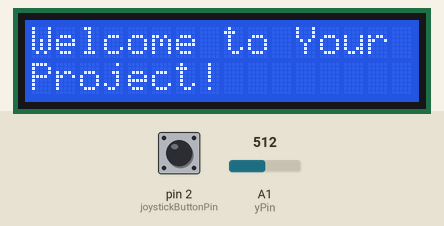
Simulated run of this sketch. Board: Arduino Uno, built with avr-gcc and run on an emulated ATmega328P. Parts: 16×2 character LCD. Inputs (shaded band) come from the test bench; at power-on: A1 (yPin) = 512, pin 2 (joystickButtonPin) HIGH. EEPROM starts erased; what the sketch prints to the serial monitor is not drawn.

Above: at 1.2 s.
1.3 s: A1 (yPin) set to 593
4.3 s: A1 (yPin) set to 613
At 4.7 s:
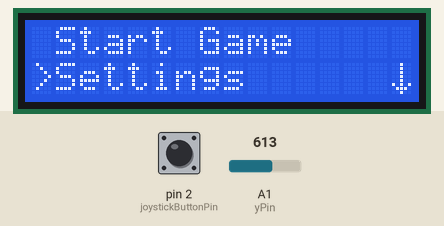
5.8 s: pin 2 (joystickButtonPin) pulled LOW for 0.15 s
At 7.6 s:
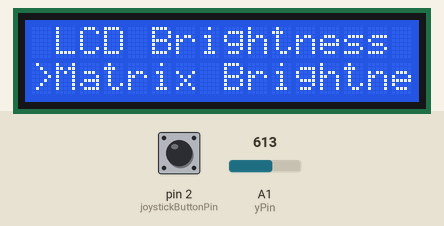
8.3 s: A1 (yPin) set to 206
9.8 s: A1 (yPin) set to 190
At 10.1 s:
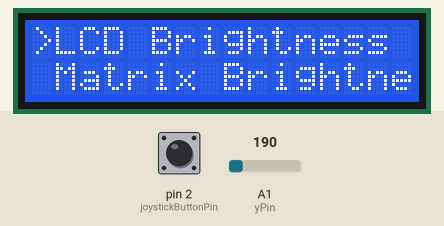
11.3 s: A1 (yPin) set to 610
At 12.5 s:
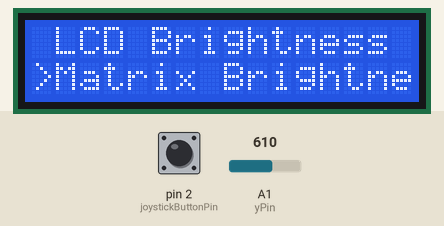
Timing chart, 0 to 13.8 s (numbered marks = the images above; inputs shaded):
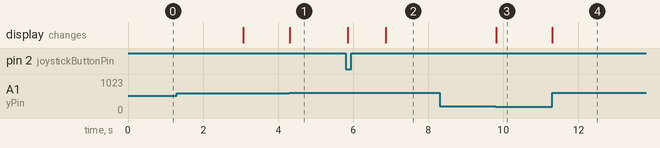

Measured:
- the behaviour switches between 600 and 601 on A1 (yPin) (found by bisection; images 0 and 1)
- the behaviour switches between 200 and 199 on A1 (yPin) (found by bisection; images 2 and 3)
- after the input at 4.3 s, the display: changes at once (image 1)
- after the input at 5.8 s, the display: first changes after 0.06 s (image 2 shows a later state)
- after the input at 8.3 s, every drawn part: stays the same
- after the input at 9.8 s, the display: changes at once (image 3)
- after the input at 11.3 s, the display: changes at once (image 4)

The sketch:

lcd_display.ino
```cpp
#include <EEPROM.h>
#include <LiquidCrystal.h>

// LCD Display variables
const byte rs = 9;
const byte en = 8;
const byte d4 = 7;
const byte d5 = 6;
const byte d6 = 5;
const byte d7 = 4;

LiquidCrystal lcd(rs, en, d4, d5, d6, d7);

// Joystick variables
const int joystickButtonPin = 2;
const int xPin = A0;
const int yPin = A1;

// Thresholds for detecting joystick movement
const int minThreshold = 200;
const int maxThreshold = 600;
bool joyMoved = false;

// Menu variables
int currentOption = 1;

const int totalOptions = 3;
const int optionsPerPage = 2;
String menuItems[] = {"Start Game", "Settings", "About"};
String submenuItems[] = {"LCD Brightness", "Matrix Brightness", "Back"};


// Menu control variables!!!!!!!!!!!!!!!!!!!!!
int menuPage = 0;
int maxMenuPages = round(((sizeof(menuItems) / sizeof(String)) / 2) + .5);
int cursorPosition = 0;
int submenuPage = 0;
int maxSubmenuPages = round(((sizeof(submenuItems) / sizeof(String)) / 2) + .5);


//LCD Brightness control variables
int lcdBrightness;
int eepromAddress_lcdBrightness = 0;  // EEPROM address for storing/loading LCD brightness


// OTHER VARIABLES
const int debounceDelay = 50; // Adjust this value as needed
unsigned long lastButtonPress = 0;
unsigned long introMessageStartTime;

// Creates 3 custom characters for the menu display
byte downArrow[8] = {
  0b00100, //   *
  0b00100, //   *
  0b00100, //   *
  0b00100, //   *
  0b00100, //   *
  0b10101, // * * *
  0b01110, //  ***
  0b00100  //   *
};

byte upArrow[8] = {
  0b00100, //   *
  0b01110, //  ***
  0b10101, // * * *
  0b00100, //   *
  0b00100, //   *
  0b00100, //   *
  0b00100, //   *
  0b00100  //   *
};

byte menuCursor[8] = {
  B01000, //  *
  B00100, //   *
  B00010, //    *
  B00001, //     *
  B00010, //    *
  B00100, //   *
  B01000, //  *
  B00000  //
};


void setup() {
  Serial.begin(9600);
  // Set up the LCD's number of columns and rows:
  lcd.begin(16, 2);
  lcd.clear();

  pinMode(joystickButtonPin, INPUT_PULLUP); // activate pull-up resistor

  introMessageStartTime = millis();

  // Creates the byte for the 3 custom characters
  lcd.createChar(0, menuCursor);
  lcd.createChar(1, upArrow);
  lcd.createChar(2, downArrow);

  EEPROM.get(eepromAddress_lcdBrightness, lcdBrightness);
}

void loop() {
  // Check if the intro message should still be displayed
  if (millis() - introMessageStartTime < 3000) {
    // Display intro message
  lcd.setCursor(0, 0);
  lcd.print("Welcome to Your");
  lcd.setCursor(0, 1);
  lcd.print("Project!");
  } else {
    // The intro message has been displayed for 3 seconds, proceed with the main loop
    mainMenuDraw();
    drawCursor();
    operateMainMenu();
  }
}


// This function will generate the 2 menu items that can fit on the screen.
//They will change as you scroll through your menu. Up and down arrows will indicate your current menu position.
void mainMenuDraw() {
  Serial.print(menuPage);
  lcd.clear();
  lcd.setCursor(1, 0);
  lcd.print(menuItems[menuPage]);
  lcd.setCursor(1, 1);
  lcd.print(menuItems[menuPage + 1]);
  if (menuPage == 0) { // User can only scroll down
    lcd.setCursor(15, 1);
    lcd.write(byte(2));
  } else if (menuPage > 0 and menuPage < maxMenuPages) { // User can scroll up & down
    lcd.setCursor(15, 1);
    lcd.write(byte(2));
    lcd.setCursor(15, 0);
    lcd.write(byte(1));
  } else if (menuPage == maxMenuPages) { // User can only scroll up
    lcd.setCursor(15, 0);
    lcd.write(byte(1));
  }
}


// When called, this function will erase the current cursor and redraw it based on the cursorPosition and menuPage variables.
void drawCursor() {
  for (int i = 0; i < 2; i++) {     // Erases current cursor
    lcd.setCursor(0, i);
    lcd.print(" ");
  }

  // The menu is set up to be progressive (menuPage 0 = Item 1 & Item 2, menuPage 1 = Item 2 & Item 3, menuPage 2 = Item 3 & Item 4), so
  // in order to determine where the cursor should be you need to see if you are at an odd or even menu page and an odd or even cursor position.
  if (menuPage % 2 == 0) {
    if (cursorPosition % 2 == 0) {  // If the menu page is even and the cursor position is even that means the cursor should be on line 1
      lcd.setCursor(0, 0);
      lcd.write(byte(0));
    } else { // If the menu page is even and the cursor position is odd that means the cursor should be on line 2
        lcd.setCursor(0, 1);
        lcd.write(byte(0));
    }
  } else {
    if (cursorPosition % 2 == 0) {  // If the menu page is odd and the cursor position is even that means the cursor should be on line 2
      lcd.setCursor(0, 1);
      lcd.write(byte(0));
    } else {  // If the menu page is odd and the cursor position is odd that means the cursor should be on line 1
      lcd.setCursor(0, 0);
      lcd.write(byte(0));
    }
  }
}


void operateMainMenu() {
  int activeButton = 0;
  int prevJoystickDirection = 0;

  while (activeButton == 0){
    int joystickY = analogRead(yPin);
    int joystickDirection = evaluateJoystickDirection(joystickY);

    if(joystickDirection != prevJoystickDirection){
      switch (joystickDirection) {
        case 0:
          break;
        case 1:  // Joystick moved up
          if (cursorPosition > 0) {
            cursorPosition--;
          } else if (menuPage > 0) {
            menuPage--;
            cursorPosition = 1;  // Move to the second item on the new page
          }
          break;
        case 2:  // Joystick moved down
          if (cursorPosition < 1) {
            cursorPosition++;
          } else if (menuPage < maxMenuPages) {
            menuPage++;
            cursorPosition = 0;  // Move to the first item on the new page
          }
          break;
      }

      mainMenuDraw();
      drawCursor();
    }

    // Check if the button is pressed
    if (digitalRead(joystickButtonPin) == LOW && millis() - lastButtonPress > debounceDelay) {
      Serial.println("Button pressed!"); //TEST
      lastButtonPress = millis();
      handleMenuSelection(menuPage * optionsPerPage + cursorPosition); // Joystick button is pressed, select the current menu option
      //activeButton = 1;
      mainMenuDraw();
      drawCursor();
    }

    prevJoystickDirection = joystickDirection;
  }
}


int evaluateJoystickDirection(int y) {
  if (y < minThreshold) {
    return 1;  // Joystick moved up
  } else if (y > maxThreshold) {
    return 2;  // Joystick moved down
  }

  return 0;  // No movement
}


// Handle the selection logic based on the selected menu option
void handleMenuSelection(int selectedOption) {
  switch (selectedOption) {
    case 0:
      menuItem1();
      break;
    case 1:
      menuItem2();
      break;
    case 2:
      menuItem3();
      break;
  }
}


// START GAME
void menuItem1() {
  lcd.clear();
  lcd.print("Starting Game...");
  //delay(1000);
}


// START GAME
void menuItem2() {
  Serial.print(menuPage);
  lcd.clear();
  lcd.setCursor(1, 0);
  lcd.print(submenuItems[menuPage]);
  lcd.setCursor(1, 1);
  lcd.print(submenuItems[menuPage + 1]);

  menuPage = 0;
  cursorPosition = 0;
  drawCursor();

  int activeButton = 0;
  int prevJoystickDirection = 0;

  while (activeButton == 0){
    int joystickY = analogRead(yPin);
    int joystickDirection = evaluateJoystickDirection(joystickY);

    if(joystickDirection != prevJoystickDirection){
      switch (joystickDirection) {
        case 0:
          break;
        case 1:  // Joystick moved up
          if (cursorPosition > 0) {
            cursorPosition--;
          } else if (menuPage > 0) {
            menuPage--;
            cursorPosition = 1;  // Move to the second item on the new page
          }
          break;
        case 2:  // Joystick moved down
          if (cursorPosition < 1) {
            cursorPosition++;
          } else if (menuPage < maxMenuPages) {
            menuPage++;
            cursorPosition = 0;  // Move to the first item on the new page
          }
          break;
      }

      lcd.clear();
      lcd.setCursor(1, 0);
      lcd.print(submenuItems[menuPage]);
      lcd.setCursor(1, 1);
      lcd.print(submenuItems[menuPage + 1]);
      drawCursor();
    }

    // Check if the button is pressed
    if (digitalRead(joystickButtonPin) == LOW && millis() - lastButtonPress > debounceDelay) {
      Serial.println("Button pressed!"); //TEST
      lastButtonPress = millis();
      handleSubmenuSelection(menuPage * optionsPerPage + cursorPosition); // Joystick button is pressed, select the current menu option
      //activeButton = 1;
      lcd.clear();
      lcd.setCursor(1, 0);
      lcd.print(submenuItems[menuPage]);
      lcd.setCursor(1, 1);
      lcd.print(submenuItems[menuPage + 1]);
      drawCursor();
    }

    prevJoystickDirection = joystickDirection;
  }

}


// ABOUT
void menuItem3(){
  int numRows = 4;
  String about[] = {"Game Name: Mini Matrix Game", "Author: Ruka Mirela", "GitHub: github.com/Mirela89"};
  lcd.clear();

  for (int i = 0; i < numRows - 1; i++) {
    lcd.setCursor(0, 0);
    lcd.print("About");
    lcd.setCursor(0, 1);
    lcd.print(about[i]);
    delay(1000);

    for (int positionCounter = 0; positionCounter < 13; positionCounter++) {
      lcd.scrollDisplayLeft();
      delay(150);
    }

    // If it's not the last line, delay and clear the line
    if (i < numRows - 2) {
      delay(1000);
      lcd.setCursor(0, i);
      lcd.print("                ");  // Clear the line
    }
    lcd.clear();
  }
  delay(1000);  // Add an extra delay after the last line for better readability
}


void handleSubmenuSelection(int selectedOption) {
  switch (selectedOption) {
    case 0:
      //lcd.clear();
      //delay(1000);
      break;
    case 1:
      int potValue = analogRead(A0);  // Read potentiometer value (0-1023)
      int lcdBrightness = map(potValue, 0, 1023, 0, 255);  // Map to LCD brightness range (0-255)

      lcd.clear();
      lcd.setCursor(0, 0);
      lcd.print("LCD Brightness:");
      lcd.setCursor(0, 1);
      lcd.print(lcdBrightness);

      EEPROM.put(eepromAddress_lcdBrightness, lcdBrightness);

      delay(1000);
      break;
    case 2:
      return;
  }
}
```
